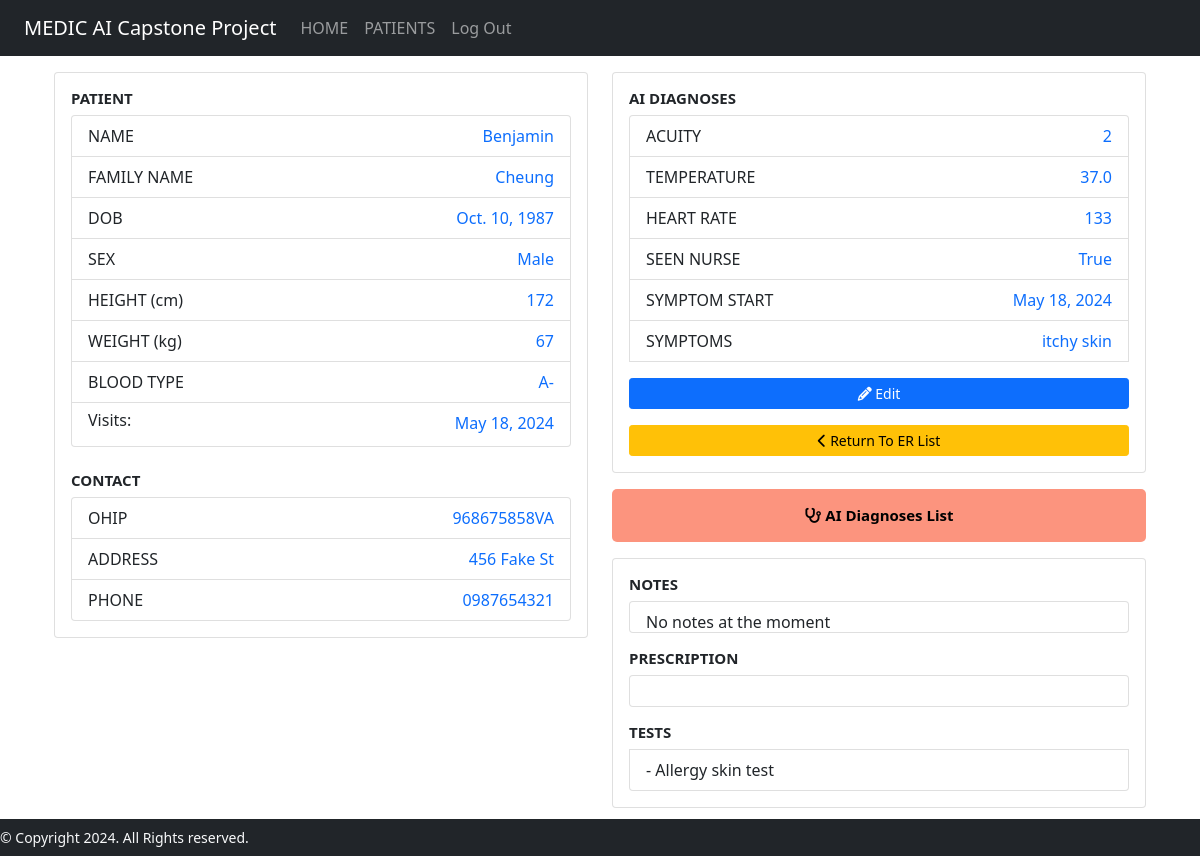
Page /patientinfo/2 (signed in) on the committed database.
### medicAI/models.py (models this page shows, shortened)
class Patient(models.Model):
    BLOOD_TYPE = [
        ('AB+', 'AB+'),
        ('AB-', 'AB-'),
        ('A+', 'A+'),
        ('A-', 'A-'),
        ('B+', 'B+'),
        ('B-', 'B-'),
        ('O+', 'O+'),
        ('O-', 'O-'),
    ]
    SEX_CHOICES = [
        ('Male', 'Male'),
        ('Female', 'Female'),
        ('Other', 'Other'),
    ]
    first_name = models.CharField(max_length=64)
    last_name = models.CharField(max_length=64)
    dob = models.DateField()
    address = models.CharField(max_length=64, blank=True)
    phone_number = models.CharField(max_length=10, blank=True)
    height = models.IntegerField(blank=True)
    weight = models.IntegerField(blank=True)
    sex = models.CharField(max_length=6, choices=SEX_CHOICES)
    ohip = models.CharField(max_length=12)
    blood_type = models.CharField(
        max_length=3,
        choices=BLOOD_TYPE,
        default="",
        blank=True
    )

class Hospital_Visit(models.Model):
    ACUITY_CHOICES = [
        ('1', '1'),
        ('2', '2'),
        ('3', '3'),
        ('4', '4'),
        ('5', '5'),
    ]
    patient = models.ForeignKey(Patient, on_delete=models.CASCADE)
    symptom_start_date = models.DateField(default=timezone.now, blank=True)
    acuity = models.CharField(max_length=1, choices=ACUITY_CHOICES, default='5')
    temperature = models.DecimalField(
        max_digits=3,
        decimal_places=1,
        null=True,
        blank=True,
        validators=[MinValueValidator(30), MaxValueValidator(45)]
    )
    heart_rate = models.IntegerField(null=True, blank=True)
    prescription = models.CharField(max_length=200, blank=True)
    diagnosis = models.CharField(max_length=200, blank=True)
    seen_nurse = models.BooleanField(default=False)
    er_doctor = models.ForeignKey(User, on_delete=models.CASCADE, null=True)
    symptoms = models.CharField(max_length=500, null=True, blank=True)

class Medical_Test(models.Model):
    hospital_visit = models.ForeignKey(Hospital_Visit, on_delete=models.CASCADE)
    date = models.DateField(default=timezone.now, blank=False)
    test_name = models.CharField(max_length=200, null=False, blank=False)
    test_notes = models.CharField(max_length=500, null=True, blank=True)

### medicAI/views.py (the view)
# urls.py: path("patientinfo/<str:patient_id>", views.patient_info, name="patientinfo"),
def patient_info(request, patient_id):
    patient = Patient.objects.get(pk=patient_id)
    visit_list = Hospital_Visit.objects.filter(patient=patient_id).order_by('-symptom_start_date')
    most_recent_visit = visit_list.first()
    tests = Medical_Test.objects.filter(hospital_visit=most_recent_visit)
    current_patient = request.session['current_patient'] = patient_id
    context= {
        'patient': patient,
        'visit_list' : visit_list,
        'current_visit': most_recent_visit,
        'tests': tests
    }
    return render(request, "medicAI/patientinfo.html", context)

### medicAI/templates/medicAI/patientinfo.html
{% extends "medicAI/layout.html" %}
{% block body %}
<div class="container" style="margin-top: 1rem; margin-bottom: 3rem;">
    <div class="row">
        <div class="col-md-6">
            <div class="card" style="margin-bottom: 1rem;">
                <div class="card-body">
                    <h5 class="card-title" style="font-size: 15px; font-weight: bold;">PATIENT</h5>
                    <ul class="list-group">
                        <li class="list-group-item">
                            <span style="float: left;">NAME</span>
                            <span class="text-primary" style="float: right;">{{ patient.first_name }}</span>
                        </li>
                        <li class="list-group-item">
                            <span style="float: left;">FAMILY NAME</span>
                            <span class="text-primary" style="float: right;">{{ patient.last_name }}</span>
                        </li>
                        <li class="list-group-item">
                            <span style="float: left;">DOB</span>
                            <span class="text-primary" style="float: right;">{{ patient.dob }}</span>
                        </li>
                        <li class="list-group-item">
                            <span style="float: left;">SEX</span>
                            <span class="text-primary" style="float: right;">{{ patient.sex }}</span>
                        </li>
                        <li class="list-group-item">
                            <span style="float: left;">HEIGHT (cm)</span>
                            <span class="text-primary" style="float: right;">{{ patient.height }}</span>
                        </li>
                        <li class="list-group-item">
                            <span style="float: left;">WEIGHT (kg)</span>
                            <span class="text-primary" style="float: right;">{{ patient.weight }}</span>
                            </li>
                        <li class="list-group-item">
                            <span style="float: left;">BLOOD TYPE</span>
                            <span class="text-primary" style="float: right;">{{ patient.blood_type }}</span></li>
                        <li class="list-group-item" style="display: inline-block;">
                            <h6 style="float: left;">Visits:</h6>
                            <ul class="list-group text-primary" style="list-style-type: none; padding-left: 0;float: right;">
                                {% for visit in visit_list %}
                                <li>{{ visit.symptom_start_date }}</li>
                                {% endfor %}
                            </ul>
                        </li>
                    </ul>
                    <br/>
                    <h5 class="card-title" style="font-size: 15px; font-weight: bold;">CONTACT</h5>
                    <ul class="list-group">
                        <li class="list-group-item"><span style="float: left;">OHIP</span><span class="text-primary" style="float: right;">{{ patient.ohip }}</span></li>
                        <li class="list-group-item"><span style="float: left;">ADDRESS</span><span class="text-primary" style="float: right;">{{ patient.address }}</span></li>
                        <li class="list-group-item"><span style="float: left;">PHONE</span><span class="text-primary" style="float: right;">{{ patient.phone_number }}</span></li>
                </div>
            </div>
        </div>
        <div class="col-md-6">
            <div class="card" style="margin-bottom: 1rem;">
                <div class="card-body">
                    <h5 class="card-title" style="font-size: 15px; font-weight: bold;">AI DIAGNOSES</h5>
                    <ul class="list-group">
                        <li class="list-group-item">
                            <span style="float: left;">ACUITY</span>
                            <span class="text-primary" style="float: right;">{{ current_visit.acuity }}</span>
                        </li>
                        <li class="list-group-item">
                            <span style="float: left;">TEMPERATURE</span>
                            <span class="text-primary" style="float: right;">{{ current_visit.temperature }}</span>
                        </li>
                        <li class="list-group-item">
                            <span style="float: left;">HEART RATE</span>
                            <span class="text-primary" style="float: right;">{{ current_visit.heart_rate }}</span>
                        </li>
                        <li class="list-group-item">
                            <span style="float: left;">SEEN NURSE</span>
                            <span class="text-primary" style="float: right;">{{ current_visit.seen_nurse }}</span>
                        </li>
                        <li class="list-group-item">
                            <span style="float: left;">SYMPTOM START</span>
                            <span class="text-primary" style="float: right;">{{ current_visit.symptom_start_date }}</span>
                        </li>
                        <li class="list-group-item">
                            <span style="float: left;">SYMPTOMS</span>
                            <span class="text-primary" style="float: right;">{{ current_visit.symptoms }}</span>
                        </li>
                        <a href="{% url 'editpatientinfo' patient_id=patient.id %}" class="btn btn-primary btn-sm" style="margin-top: 1rem;"><i class="fas fa-pencil-alt"></i> Edit</a>
                        <a href="{% url 'patientlist' %}" class="btn btn-warning btn-sm" style="margin-top: 1rem;"><i class="fas fa-chevron-left"></i> Return To ER List</a>
                    </ul>
                </div>
            </div>
            <div class="card" style="border: none; border-radius: 5px; margin-bottom: 1rem;">
                <a href="{% url 'diagnosis' patient_id=patient.id %}" class="btn btn-primary btn-block"
                    style="background-color: #FC947E; color: black; padding: 15px 72px; border: none; border-radius: 5px; font-weight: bold; font-size: 15px;">
                    <i class="fas fa-stethoscope"></i> AI Diagnoses List
                </a>
            </div>
            <div class="card">
                <div class="card-body">
                    <h5 class="card-title" style="font-size: 15px; font-weight: bold;">NOTES</h5>
                    <ul class="list-group">
                        <li class="list-group-item" style="height: 2rem;">{{ current_visit.diagnosis }}</li>
                    </ul>
                    <h5 class="card-title" style="font-size: 15px; font-weight: bold; margin-top: 1rem;">PRESCRIPTION</h5>
                    <ul class="list-group">
                        <li class="list-group-item" style="height: 2rem;"> {{ current_visit.prescription }}</li>
                    </ul>
                    <ul class="list-group">
                        <h5 class="card-title" style="font-size: 15px; font-weight: bold; margin-top: 1rem;">TESTS</h5>
                        {% for test in tests %}
                            <li class="list-group-item">- {{ test.test_name }}</li>
                        {% endfor %}
                    </ul>
                </div>
            </div>
        </div>
    </div>
</div>
{% endblock %}

### medicAI/static/medicAI/styles.css (style rules this page uses)
.card { border: none; border-radius: 5px; background-color: #E8E5E4; }
.list-group-item { display: inline-block; }

### rows in the picture
Patient: first_name "Benjamin", last_name "Cheung", dob "Oct. 10, 1987", sex "Male", height "172", weight "67", blood_type "A-", ohip "968675858VA", address "456 Fake St", phone_number "0987654321"
Hospital_Visit: symptom_start_date "May 18, 2024", acuity "2", temperature "37.0", heart_rate "133", seen_nurse "True", symptoms "itchy skin", diagnosis "No notes at the moment"
Medical_Test: test_name "Allergy skin test"
